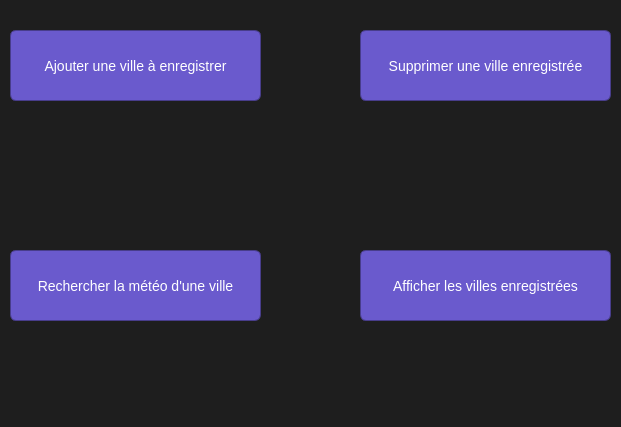
<?xml version="1.0" encoding="UTF-8"?>
<ui version="4.0">
 <class>MainWindow</class>
 <widget class="QMainWindow" name="MainWindow">
  <property name="geometry">
   <rect>
    <x>0</x>
    <y>0</y>
    <width>621</width>
    <height>427</height>
   </rect>
  </property>
  <property name="windowTitle">
   <string>MainWindow</string>
  </property>
  <property name="styleSheet">
   <string notr="true">QWidget {
    background-color: #1E1E1E;
    color: #E0E0E0;
}
</string>
  </property>
  <widget class="QWidget" name="centralwidget">
   <widget class="QPushButton" name="ajout_v">
    <property name="geometry">
     <rect>
      <x>10</x>
      <y>30</y>
      <width>251</width>
      <height>71</height>
     </rect>
    </property>
    <property name="styleSheet">
     <string notr="true">QPushButton {
    background-color: #2E2E2E;  /* Fond de la boîte de dialogue */
    border: none;  /* Pas de bordure autour de la boîte */
    padding: 10px;  /* Espacement autour des boutons */
    border-radius: 8px;  /* Coins arrondis */
}

QPushButton {
    background-color: #6A5ACD;  
    color: white; 
    padding: 8px 15px; 
    border: 1px solid #483D8B; 
    border-radius: 6px; 
    font-size: 14px; 
    font-family: 'Segoe UI', sans-serif;  
 
}

QPushButton:hover {
    background-color: #7B68EE;  /* Couleur au survol */
}

QPushButton:pressed {
    background-color: #483D8B;  /* Couleur lors du clic */
}

QPushButton:disabled {
    background-color: #555555;  /* Couleur des boutons désactivés */
    color: #999999;  /* Couleur du texte des boutons désactivés */
}
</string>
    </property>
    <property name="text">
     <string>Ajouter une ville à enregistrer</string>
    </property>
   </widget>
   <widget class="QPushButton" name="supp_v">
    <property name="geometry">
     <rect>
      <x>360</x>
      <y>30</y>
      <width>251</width>
      <height>71</height>
     </rect>
    </property>
    <property name="styleSheet">
     <string notr="true">QPushButton {
    background-color: #2E2E2E;  /* Fond de la boîte de dialogue */
    border: none;  /* Pas de bordure autour de la boîte */
    padding: 10px;  /* Espacement autour des boutons */
    border-radius: 8px;  /* Coins arrondis */
}

QPushButton {
    background-color: #6A5ACD;  
    color: white; 
    padding: 8px 15px; 
    border: 1px solid #483D8B; 
    border-radius: 6px; 
    font-size: 14px; 
    font-family: 'Segoe UI', sans-serif;  
 
}

QPushButton:hover {
    background-color: #7B68EE;  /* Couleur au survol */
}

QPushButton:pressed {
    background-color: #483D8B;  /* Couleur lors du clic */
}

QPushButton:disabled {
    background-color: #555555;  /* Couleur des boutons désactivés */
    color: #999999;  /* Couleur du texte des boutons désactivés */
}
</string>
    </property>
    <property name="text">
     <string>Supprimer une ville enregistrée</string>
    </property>
   </widget>
   <widget class="QPushButton" name="recherch_v">
    <property name="geometry">
     <rect>
      <x>10</x>
      <y>250</y>
      <width>251</width>
      <height>71</height>
     </rect>
    </property>
    <property name="styleSheet">
     <string notr="true">QPushButton {
    background-color: #2E2E2E;  /* Fond de la boîte de dialogue */
    border: none;  /* Pas de bordure autour de la boîte */
    padding: 10px;  /* Espacement autour des boutons */
    border-radius: 8px;  /* Coins arrondis */
}

QPushButton {
    background-color: #6A5ACD;  
    color: white; 
    padding: 8px 15px; 
    border: 1px solid #483D8B; 
    border-radius: 6px; 
    font-size: 14px; 
    font-family: 'Segoe UI', sans-serif;  
 
}

QPushButton:hover {
    background-color: #7B68EE;  /* Couleur au survol */
}

QPushButton:pressed {
    background-color: #483D8B;  /* Couleur lors du clic */
}

QPushButton:disabled {
    background-color: #555555;  /* Couleur des boutons désactivés */
    color: #999999;  /* Couleur du texte des boutons désactivés */
}
</string>
    </property>
    <property name="text">
     <string>Rechercher la météo d'une ville</string>
    </property>
   </widget>
   <widget class="QPushButton" name="affich_v">
    <property name="geometry">
     <rect>
      <x>360</x>
      <y>250</y>
      <width>251</width>
      <height>71</height>
     </rect>
    </property>
    <property name="styleSheet">
     <string notr="true">QPushButton {
    background-color: #2E2E2E;  /* Fond de la boîte de dialogue */
    border: none;  /* Pas de bordure autour de la boîte */
    padding: 10px;  /* Espacement autour des boutons */
    border-radius: 8px;  /* Coins arrondis */
}

QPushButton {
    background-color: #6A5ACD;  
    color: white; 
    padding: 8px 15px; 
    border: 1px solid #483D8B; 
    border-radius: 6px; 
    font-size: 14px; 
    font-family: 'Segoe UI', sans-serif;  
 
}

QPushButton:hover {
    background-color: #7B68EE;  /* Couleur au survol */
}

QPushButton:pressed {
    background-color: #483D8B;  /* Couleur lors du clic */
}

QPushButton:disabled {
    background-color: #555555;  /* Couleur des boutons désactivés */
    color: #999999;  /* Couleur du texte des boutons désactivés */
}
</string>
    </property>
    <property name="text">
     <string>Afficher les villes enregistrées</string>
    </property>
   </widget>
  </widget>
 </widget>
 <resources/>
 <connections/>
</ui>
